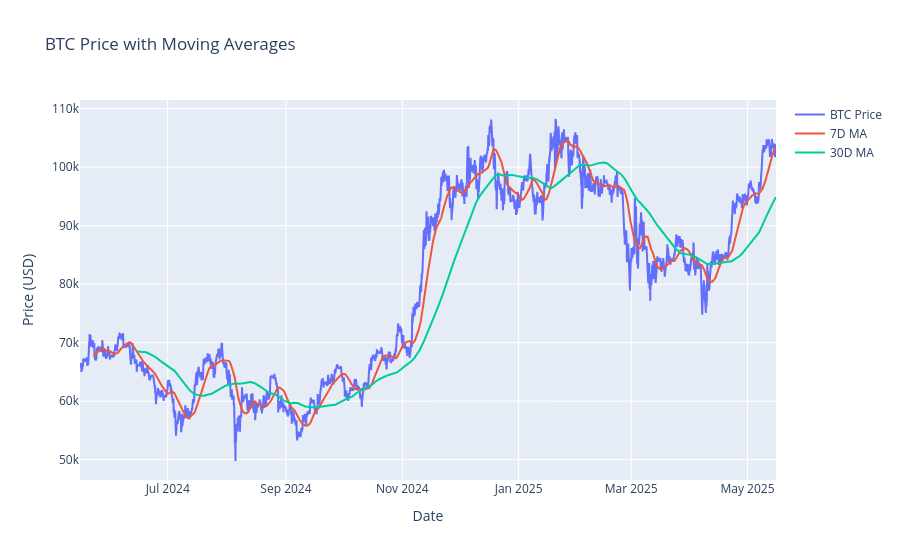

The cell this chart's notebook holds for it:
### Code cell
fig = go.Figure()
fig.add_trace(go.Scatter(x=df.index, y=df["price"], name="BTC Price"))
fig.add_trace(go.Scatter(x=df.index, y=df["MA_7d"], name="7D MA"))
fig.add_trace(go.Scatter(x=df.index, y=df["MA_30d"], name="30D MA"))
fig.update_layout(
    title="BTC Price with Moving Averages",
    xaxis_title="Date",
    yaxis_title="Price (USD)",
)
fig.show()

### Figure 1 — Plotly figure (JSON) as saved in the notebook; plotly's stock layout.template omitted (floating-point values rounded to 4 significant figures; data arrays with more than 128 entries replaced by an {"elided": "..."} marker saying what was removed)
{"data": [{"name": "BTC Price", "type": "scatter", "x": {"elided": "8760 str values"}, "y": {"elided": "8760 float values"}}, {"name": "7D MA", "type": "scatter", "x": {"elided": "8760 str values"}, "y": {"elided": "8760 float values"}}, {"name": "30D MA", "type": "scatter", "x": {"elided": "8760 str values"}, "y": {"elided": "8760 float values"}}], "layout": {"title": {"text": "BTC Price with Moving Averages"}, "xaxis": {"title": {"text": "Date"}}, "yaxis": {"title": {"text": "Price (USD)"}}}}
